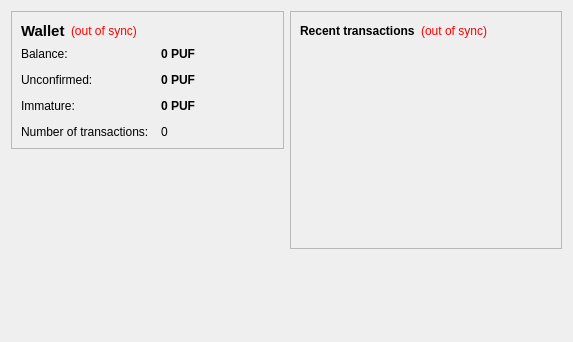
<?xml version="1.0" encoding="UTF-8"?>
<ui version="4.0">
 <class>OverviewPage</class>
 <widget class="QWidget" name="OverviewPage">
  <property name="geometry">
   <rect>
    <x>0</x>
    <y>0</y>
    <width>573</width>
    <height>342</height>
   </rect>
  </property>
  <property name="windowTitle">
   <string>Form</string>
  </property>
  <layout class="QHBoxLayout" name="horizontalLayout" stretch="1,1">
   <item>
    <layout class="QVBoxLayout" name="verticalLayout_2">
     <item>
      <widget class="QFrame" name="frame">
       <property name="frameShape">
        <enum>QFrame::StyledPanel</enum>
       </property>
       <property name="frameShadow">
        <enum>QFrame::Raised</enum>
       </property>
       <layout class="QVBoxLayout" name="verticalLayout_4">
        <item>
         <layout class="QHBoxLayout" name="horizontalLayout_4">
          <item>
           <widget class="QLabel" name="label_5">
            <property name="font">
             <font>
              <pointsize>11</pointsize>
              <weight>75</weight>
              <bold>true</bold>
             </font>
            </property>
            <property name="text">
             <string>Wallet</string>
            </property>
           </widget>
          </item>
          <item>
           <widget class="QLabel" name="labelWalletStatus">
            <property name="toolTip">
             <string>The displayed information may be out of date. Your wallet automatically synchronizes with the NetCoin network after a connection is established, but this process has not completed yet.</string>
            </property>
            <property name="styleSheet">
             <string notr="true">QLabel { color: red; }</string>
            </property>
            <property name="text">
             <string notr="true">(out of sync)</string>
            </property>
            <property name="alignment">
             <set>Qt::AlignLeading|Qt::AlignLeft|Qt::AlignVCenter</set>
            </property>
           </widget>
          </item>
          <item>
           <spacer name="horizontalSpacer_2">
            <property name="orientation">
             <enum>Qt::Horizontal</enum>
            </property>
            <property name="sizeHint" stdset="0">
             <size>
              <width>40</width>
              <height>20</height>
             </size>
            </property>
           </spacer>
          </item>
         </layout>
        </item>
        <item>
         <layout class="QFormLayout" name="formLayout_2">
          <property name="fieldGrowthPolicy">
           <enum>QFormLayout::AllNonFixedFieldsGrow</enum>
          </property>
          <property name="horizontalSpacing">
           <number>12</number>
          </property>
          <property name="verticalSpacing">
           <number>12</number>
          </property>
          <item row="0" column="0">
           <widget class="QLabel" name="label">
            <property name="text">
             <string>Balance:</string>
            </property>
           </widget>
          </item>
          <item row="0" column="1">
           <widget class="QLabel" name="labelBalance">
            <property name="font">
             <font>
              <weight>75</weight>
              <bold>true</bold>
             </font>
            </property>
            <property name="cursor">
             <cursorShape>IBeamCursor</cursorShape>
            </property>
            <property name="toolTip">
             <string>Your current balance</string>
            </property>
            <property name="text">
             <string notr="true">0 PUF</string>
            </property>
            <property name="textInteractionFlags">
             <set>Qt::LinksAccessibleByMouse|Qt::TextSelectableByKeyboard|Qt::TextSelectableByMouse</set>
            </property>
           </widget>
          </item>
          <item row="1" column="0">
           <widget class="QLabel" name="label_3">
            <property name="text">
             <string>Unconfirmed:</string>
            </property>
           </widget>
          </item>
          <item row="1" column="1">
           <widget class="QLabel" name="labelUnconfirmed">
            <property name="font">
             <font>
              <weight>75</weight>
              <bold>true</bold>
             </font>
            </property>
            <property name="cursor">
             <cursorShape>IBeamCursor</cursorShape>
            </property>
            <property name="toolTip">
             <string>Total of transactions that have yet to be confirmed, and do not yet count toward the current balance</string>
            </property>
            <property name="text">
             <string notr="true">0 PUF</string>
            </property>
            <property name="textInteractionFlags">
             <set>Qt::LinksAccessibleByMouse|Qt::TextSelectableByKeyboard|Qt::TextSelectableByMouse</set>
            </property>
           </widget>
          </item>
          <item row="3" column="0">
           <widget class="QLabel" name="label_2">
            <property name="text">
             <string>Number of transactions:</string>
            </property>
           </widget>
          </item>
          <item row="3" column="1">
           <widget class="QLabel" name="labelNumTransactions">
            <property name="toolTip">
             <string>Total number of transactions in wallet</string>
            </property>
            <property name="text">
             <string notr="true">0</string>
            </property>
           </widget>
          </item>
          <item row="2" column="0">
           <widget class="QLabel" name="labelImmatureText">
            <property name="text">
             <string>Immature:</string>
            </property>
           </widget>
          </item>
          <item row="2" column="1">
           <widget class="QLabel" name="labelImmature">
            <property name="font">
             <font>
              <weight>75</weight>
              <bold>true</bold>
             </font>
            </property>
            <property name="toolTip">
             <string>Mined balance that has not yet matured</string>
            </property>
            <property name="text">
             <string notr="true">0 PUF</string>
            </property>
            <property name="textInteractionFlags">
             <set>Qt::LinksAccessibleByMouse|Qt::TextSelectableByKeyboard|Qt::TextSelectableByMouse</set>
            </property>
           </widget>
          </item>
         </layout>
        </item>
       </layout>
      </widget>
     </item>
     <item>
      <spacer name="verticalSpacer">
       <property name="orientation">
        <enum>Qt::Vertical</enum>
       </property>
       <property name="sizeHint" stdset="0">
        <size>
         <width>20</width>
         <height>40</height>
        </size>
       </property>
      </spacer>
     </item>
    </layout>
   </item>
   <item>
    <layout class="QVBoxLayout" name="verticalLayout_3">
     <item>
      <widget class="QFrame" name="frame_2">
       <property name="frameShape">
        <enum>QFrame::StyledPanel</enum>
       </property>
       <property name="frameShadow">
        <enum>QFrame::Raised</enum>
       </property>
       <layout class="QVBoxLayout" name="verticalLayout">
        <item>
         <layout class="QHBoxLayout" name="horizontalLayout_2">
          <item>
           <widget class="QLabel" name="label_4">
            <property name="text">
             <string>&lt;b&gt;Recent transactions&lt;/b&gt;</string>
            </property>
           </widget>
          </item>
          <item>
           <widget class="QLabel" name="labelTransactionsStatus">
            <property name="toolTip">
             <string>The displayed information may be out of date. Your wallet automatically synchronizes with the NetCoin network after a connection is established, but this process has not completed yet.</string>
            </property>
            <property name="styleSheet">
             <string notr="true">QLabel { color: red; }</string>
            </property>
            <property name="text">
             <string notr="true">(out of sync)</string>
            </property>
            <property name="alignment">
             <set>Qt::AlignRight|Qt::AlignTrailing|Qt::AlignVCenter</set>
            </property>
           </widget>
          </item>
          <item>
           <spacer name="horizontalSpacer">
            <property name="orientation">
             <enum>Qt::Horizontal</enum>
            </property>
            <property name="sizeHint" stdset="0">
             <size>
              <width>40</width>
              <height>20</height>
             </size>
            </property>
           </spacer>
          </item>
         </layout>
        </item>
        <item>
         <widget class="QListView" name="listTransactions">
          <property name="styleSheet">
           <string notr="true">QListView { background: transparent; }</string>
          </property>
          <property name="frameShape">
           <enum>QFrame::NoFrame</enum>
          </property>
          <property name="verticalScrollBarPolicy">
           <enum>Qt::ScrollBarAlwaysOff</enum>
          </property>
          <property name="horizontalScrollBarPolicy">
           <enum>Qt::ScrollBarAlwaysOff</enum>
          </property>
          <property name="selectionMode">
           <enum>QAbstractItemView::NoSelection</enum>
          </property>
         </widget>
        </item>
       </layout>
      </widget>
     </item>
     <item>
      <spacer name="verticalSpacer_2">
       <property name="orientation">
        <enum>Qt::Vertical</enum>
       </property>
       <property name="sizeHint" stdset="0">
        <size>
         <width>20</width>
         <height>40</height>
        </size>
       </property>
      </spacer>
     </item>
    </layout>
   </item>
  </layout>
 </widget>
 <resources/>
 <connections/>
</ui>
